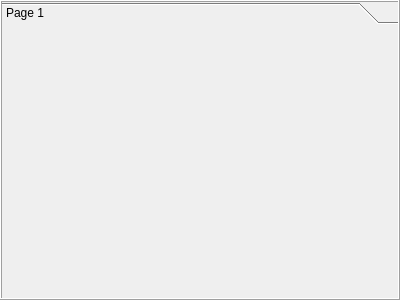
<?xml version="1.0" encoding="UTF-8"?>
<ui version="4.0">
 <class>TeraForm</class>
 <widget class="QWidget" name="TeraForm">
  <property name="geometry">
   <rect>
    <x>0</x>
    <y>0</y>
    <width>400</width>
    <height>300</height>
   </rect>
  </property>
  <property name="windowTitle">
   <string>Form</string>
  </property>
  <property name="styleSheet">
   <string notr="true">/*
QWidget{background-color: rgba(0,0,0,0);color:white;border-radius:5px}
QPlainTextEdit,QLineEdit,QListWidget,QComboBox,QTextEdit,QSpinBox,QDateTimeEdit, QTimeEdit{background-color: rgba(255,255,255,50%); color: black;}

QTableWidget{
background-color: rgba(0,0,0,50%);
color: white;
border: 1px solid rgba(255,255,255,50%);
}

QLineEdit:!enabled, QListWidget:!enabled,QComboBox:!enabled,QTextEdit:!enabled,QPlainTextEdit:!enabled, QDateTimeEdit:!enabled, QTimeEdit:!enabled{background-color: rgba(0,0,0,30%);color:white;border:0}QDateEdit::down-arrow:!enabled,QDateTimeEdit::down-arrow:!enabled,QTimeEdit::down-arrow:!enabled,QDateEdit::up-arrow:!enabled,QTimeEdit::up-arrow:!enabled,QComboBox::drop-down:!enabled,QDateTimeEdit::up-arrow:!enabled{background-color:rgba(0,0,0,0%);}

QCheckBox::indicator:unchecked:!enabled { background-color:rgba(128,0,0,100%);}
QCheckBox::indicator:checked:!enabled { background-color:green;}
QCheckBox::indicator:unchecked{ background-color:red;border-radius:3px;}
QCheckBox::indicator:checked {background-color:rgb(0,255,0);border-radius:3px;}
QCheckBox:checked{color:lightgreen;background-color:rgba(0,0,0,0%);}
QCheckBox:!checked{color:red;background-color:rgba(0,0,0,0%);}

QPushButton{background-color:qlineargradient(x1: 0, y1: 0, x2: 0, y2: 1, stop: 0 #2198c0, stop: 1 #0d5ca6);}
QPushButton:checked{background-color:rgb(128,128,128); border:1px solid rgba(255,255,255,50%);}
QPushButton:hover,QPushButton:checked{background-color:  rgba(255,255,255,75%);color:black;}

QToolButton:hover{background-color:  rgba(255,255,255,50);}

QTabWidget::pane { 
	background-color: rgba(128,128,140,25%);
	border-radius: 5px;
    border: 2px solid rgba(128,128,140,50%);
 }

 QTabWidget::tab-bar {
     left: 5px; 
 }


 QTabBar::tab,QTableWidget::tab,QHeaderView::section {
     background: qlineargradient(x1: 0, y1: 0, x2: 0, y2: 1,
                                 stop: 0  rgba(128,128,140,50%),  stop: 1.0  rgba(128,128,140,25%));
     border: 2px solid  rgba(128,128,140,50%);
     border-bottom: 0px;
     border-top-left-radius: 4px;
     border-top-right-radius: 4px;
     padding: 2px;
min-height:25px;
 }

 QTabBar::tab:selected, QTabBar::tab:hover {

background: qlineargradient(x1: 0, y1: 0, x2: 0, y2: 1,
                                 stop: 0  rgba(128,128,140,70%),  stop: 1.0  rgba(128,128,140,50%));
 }

 QTabBar::tab:selected {
     border-color:rgba(128,128,140,60%);
     border-bottom-color:rgba(128,128,140,60%); 
 }

 QTabBar::tab:!selected {
     margin-top: 2px; 
 }

QToolBox{background-color:  rgba(128,150,150,25%);}

QToolBox::tab {
    background: qlineargradient(x1:0, y1:0, x2:1, y2:1, stop:0 blue, stop: 0.2  darkblue, stop:1 blue);
    border-radius: 5px;
    color: darkgray;
}

QToolBox::tab:selected {
    font: bold;
    color: white;
}

QToolBox::tab:!selected {
    color: white;
}

QWidget#pageSection1{
 	border: 1px solid white;
	border-radius: 5px;
}
*/</string>
  </property>
  <layout class="QVBoxLayout" name="verticalLayout">
   <property name="leftMargin">
    <number>0</number>
   </property>
   <property name="topMargin">
    <number>0</number>
   </property>
   <property name="rightMargin">
    <number>0</number>
   </property>
   <property name="bottomMargin">
    <number>0</number>
   </property>
   <item>
    <widget class="QToolBox" name="toolboxMain">
     <property name="styleSheet">
      <string notr="true"/>
     </property>
     <property name="frameShape">
      <enum>QFrame::Box</enum>
     </property>
     <property name="frameShadow">
      <enum>QFrame::Raised</enum>
     </property>
     <property name="currentIndex">
      <number>0</number>
     </property>
     <widget class="QWidget" name="pageSection1">
      <property name="geometry">
       <rect>
        <x>0</x>
        <y>0</y>
        <width>396</width>
        <height>262</height>
       </rect>
      </property>
      <attribute name="label">
       <string>Page 1</string>
      </attribute>
     </widget>
    </widget>
   </item>
  </layout>
 </widget>
 <resources/>
 <connections/>
</ui>
